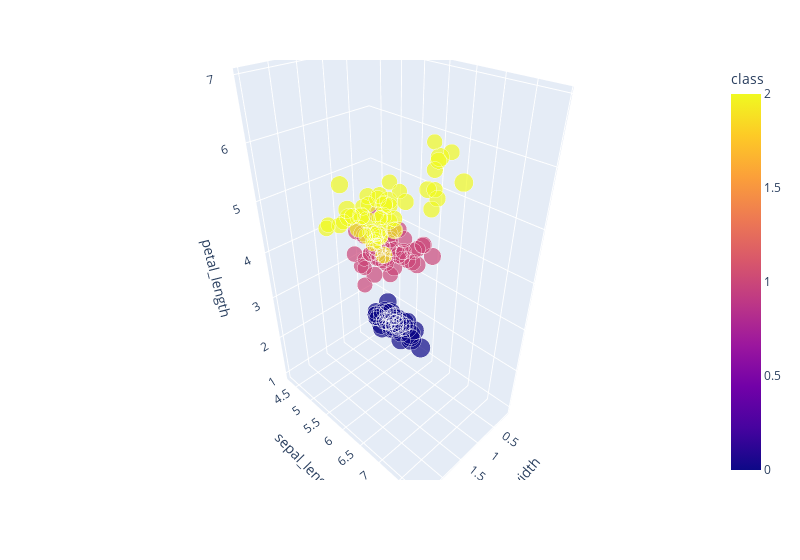

Notebook cell for this chart:
### Code cell
#plotting with three features
fig = px.scatter_3d(
    irisDF, 
    x="petal_width",
    y="sepal_length",
    z="petal_length",
    color="class",
    size="sepal_width",
    width=800
)
fig.update_layout(legend=dict(x=0, y=1))
fig.show()

### Figure 1 — Plotly figure (JSON) as saved in the notebook; plotly's stock layout.template omitted (floating-point values rounded to 4 significant figures; data arrays with more than 128 entries replaced by an {"elided": "..."} marker saying what was removed)
{"data": [{"hovertemplate": "petal_width=%{x}<br>sepal_length=%{y}<br>petal_length=%{z}<br>sepal_width=%{marker.size}<br>class=%{marker.color}<extra></extra>", "legendgroup": "", "marker": {"color": {"elided": "150 int values"}, "coloraxis": "coloraxis", "size": {"elided": "150 float values"}, "sizemode": "area", "sizeref": 0.011, "symbol": "circle"}, "mode": "markers", "name": "", "scene": "scene", "showlegend": false, "type": "scatter3d", "x": {"elided": "150 float values"}, "y": {"elided": "150 float values"}, "z": {"elided": "150 float values"}}], "layout": {"coloraxis": {"colorbar": {"title": {"text": "class"}}, "colorscale": [[0, "#0d0887"], [0.1111, "#46039f"], [0.2222, "#7201a8"], [0.3333, "#9c179e"], [0.4444, "#bd3786"], [0.5556, "#d8576b"], [0.6667, "#ed7953"], [0.7778, "#fb9f3a"], [0.8889, "#fdca26"], [1, "#f0f921"]]}, "legend": {"itemsizing": "constant", "tracegroupgap": 0, "x": 0, "y": 1}, "margin": {"t": 60}, "scene": {"domain": {"x": [0, 1], "y": [0, 1]}, "xaxis": {"title": {"text": "petal_width"}}, "yaxis": {"title": {"text": "sepal_length"}}, "zaxis": {"title": {"text": "petal_length"}}}, "width": 800}}
